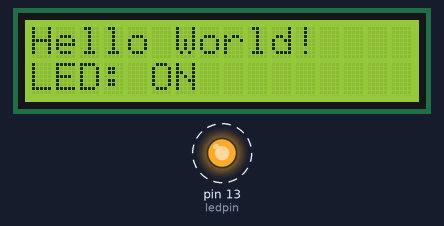
Bench run of a sketch on a simulated Arduino Uno, built with avr-gcc and run on an emulated ATmega328P. On the bench: 16×2 character LCD, output pins drawn as LEDs (lit = HIGH). Dashed ring = blinking.

Above: at 0.1 s.
At 1.1 s:
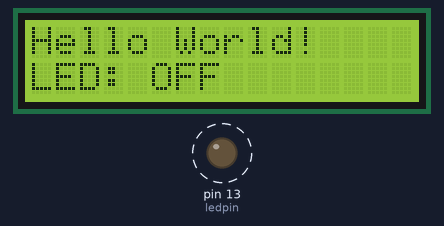
Timing chart, 0 to 130.0 s (numbered marks = the images above):
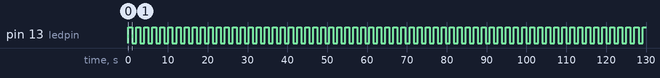

Measured:
- by itself, pin 13 (ledpin): alternates HIGH for 1.0 s and LOW for 1.0 s

The sketch:

blinking_led_with_Lcd.hex.ino
```cpp
#include<Wire.h>
#include<LiquidCrystal_I2C.h>
int ledpin=13;

LiquidCrystal_I2C lcd(0x27,16,2);
void setup() {
  pinMode(ledpin,OUTPUT);
  lcd.init();
  lcd.backlight();
  lcd.setCursor(0,0);
  lcd.print("Hello World!");
}

void loop() {
  digitalWrite(ledpin,HIGH);
  lcd.setCursor(0,1);
  lcd.print("LED: ON ");
  delay(1000);
  digitalWrite(ledpin,LOW);
  lcd.setCursor(0,1);
  lcd.print("LED: OFF");

  delay(1000);

}
```
